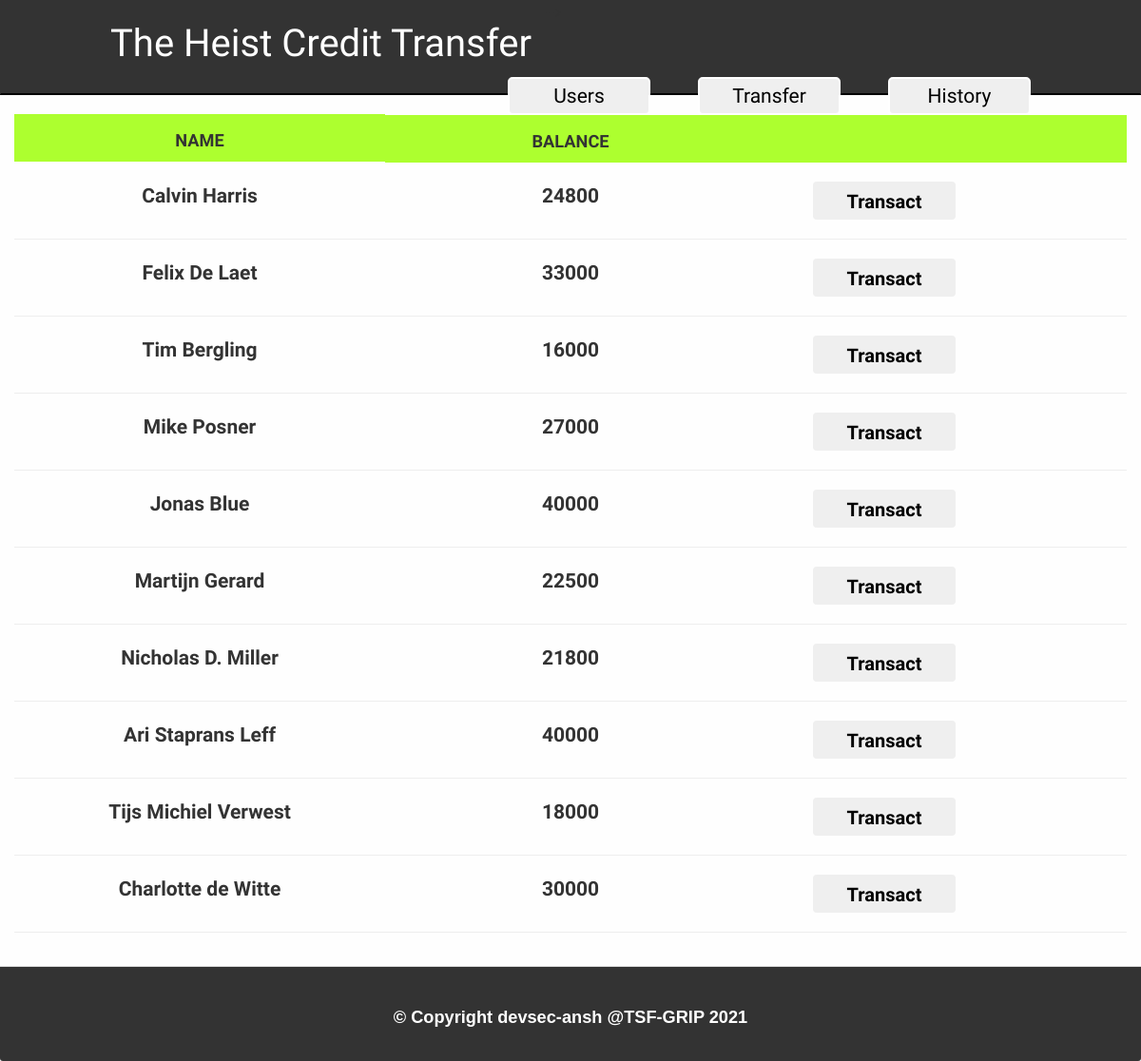
/transaction.php, run on the app's committed database.
### tables this page shows
CREATE TABLE IF NOT EXISTS `users` (
  `id` int(5) NOT NULL AUTO_INCREMENT,
  `name` varchar(30) NOT NULL,
  `email` varchar(30) NOT NULL,
  `balance` int(10) NOT NULL,
  PRIMARY KEY (`id`)
);

### transaction.php (the view, shortened to what this page needs)
<?php
    include_once 'connect.php';
?>
<!DOCTYPE html>
<html>
    <head>
        <link rel="stylesheet" href="css/bootstrap.min.css">
        <link rel="stylesheet" href="css/styles.css">
    </head>
    <body>
        <?php
            require("navbar.php");
        ?>
        <div class="container">
            <div class="row">
                <div class="col-lg-4 top-box">NAME</div>
                <div class="col-lg-4 top-box">BALANCE</div>
                <div class="col-lg-4 top-box"></div>
            </div>
                <br>
            <?php
                $sql = "SELECT * FROM users;";
                $result = mysqli_query($conn, $sql);
                while($row = mysqli_fetch_array($result))
                {?>
                    <div class="row">
                        <div class="col-lg-4 table-con"><?php echo $row['name']?></div>
                        <div class="col-lg-4 table-con"><?php echo $row['balance']?></div>
                        <a href="receiver.php?id= <?php echo $row['id'] ;?>" class="transact-btn"> <button type="button" class="btn">Transact</button></a>
                        <br>
                        <hr>
                    </div>
                <?php
                }
                ?>
        </div>
        <?php
            require("footer.php");
        ?>
    </body>
</html>

### navbar.php (shortened to what this page needs)
<nav id="navigation" class="navbar navbar-expand-lg navbar-light bg-light">
    <div  id="navlist">
        <a class="navbar-brand" id="brand" href="index.php">The Heist Credit Transfer</a>
          <div class="collapse navbar-collapse" id="navbarNav">
            <ul class="navbar-nav visible-xl hidden-md" id="nav-button">
              <li class="nav-item active navbox">
                  <button class="nav-button"><a class="nav-link" href="users.php">Users</button>
              </li>
              <li class="nav-item navbox">
                  <button class="nav-button"><a class="nav-link" href="transaction.php">Transfer</a></button>
              </li>
              <li class="nav-item navbox">
                  <button class="nav-button"><a class="nav-link" href="history.php">History</a></button>
              </li>
            </ul>
          </div>
    </div>
</nav>

### footer.php
<footer class="panel-footer" id="footeee">
    <div class="container">
        <div class="row">
            <section>
                <div>
                    <a href="https://www.linkedin.com/in/devsec-ansh" target="_blank">
                        <div class="text-center" id="link">&copy; Copyright devsec-ansh @TSF-GRIP 2021</div>
                    </a>
		</div>
            </section>
        </div>
    </div>
</footer>

### css/styles.css (style rules this page uses)
body { background-color: #fefefe; background-image: radial-gradient(#000 0.7000000000000001px, transparent 0.7000000000000001px), radial-gradient(#000 0.7000000000000001px, #fefefe 0.7000000000000001px); background-size: 28px 28px; background-position: 0 0,14px 14px; }
#navigation { background-color: #333; border-bottom: 2px solid black; border-radius: 0px; }
.nav-button { border: 2px solid white; border-radius: 5px; }
.nav-link { font-size: 1.5em; font-family: 'Potta One', cursive; color: black; }
#navigation { height: 100px; }
.nav-item { color: white; }
#brand { font-family: 'Potta One', cursive; font-size: 40px; color: white; padding-top: 35px; }
#navbarNav { float:right; text-decoration: none; }
#navlist { vertical-align: middle; padding-left: 100px; padding-right: 100px; }
button { height: 40px; width: 150px; }
.navbox { list-style-type: none; float:right; text-decoration: none; color: black; padding-top: 30px; padding-left: 50px; }
#link { text-decoration: none; color: white; padding-top: 25px; font-size:1.3em; }
.panel-footer { background: #333; margin-top: 15px; padding:15px 0; font-family: 'Oxygen', sans-serif; height: 100px; }
.panel-footer div { font-weight: bold; text-align: center; font-weight: bolder; }
#footeee { top: 650px; }
.top-box { height: 50px; padding-top: 15px; vertical-align: middle; text-align: center; font-family: 'Stalinist One', cursive; font-size: 1.3em; background: greenyellow; font-weight: bold; }
.table-con { text-align: center; font-size: 1.5em; font-weight: bold; font-family: 'Potta One', cursive; }
.transact-btn { text-align: center; margin-left: 60px; margin-top: -15px; color: black; font-size: 1.3em; font-family: 'Potta One', cursive; }
.btn { font-size: 1.1em; font-weight: bold; }

### data on the page
users: name "Calvin Harris", balance "24800"
users: name "Felix De Laet", balance "33000"
users: name "Tim Bergling", balance "16000"
users: name "Mike Posner", balance "27000"
users: name "Jonas Blue", balance "40000"
users: name "Martijn Gerard", balance "22500"
users: name "Nicholas D. Miller", balance "21800"
users: name "Ari Staprans Leff", balance "40000"
users: name "Tijs Michiel Verwest", balance "18000"
users: name "Charlotte de Witte", balance "30000"
